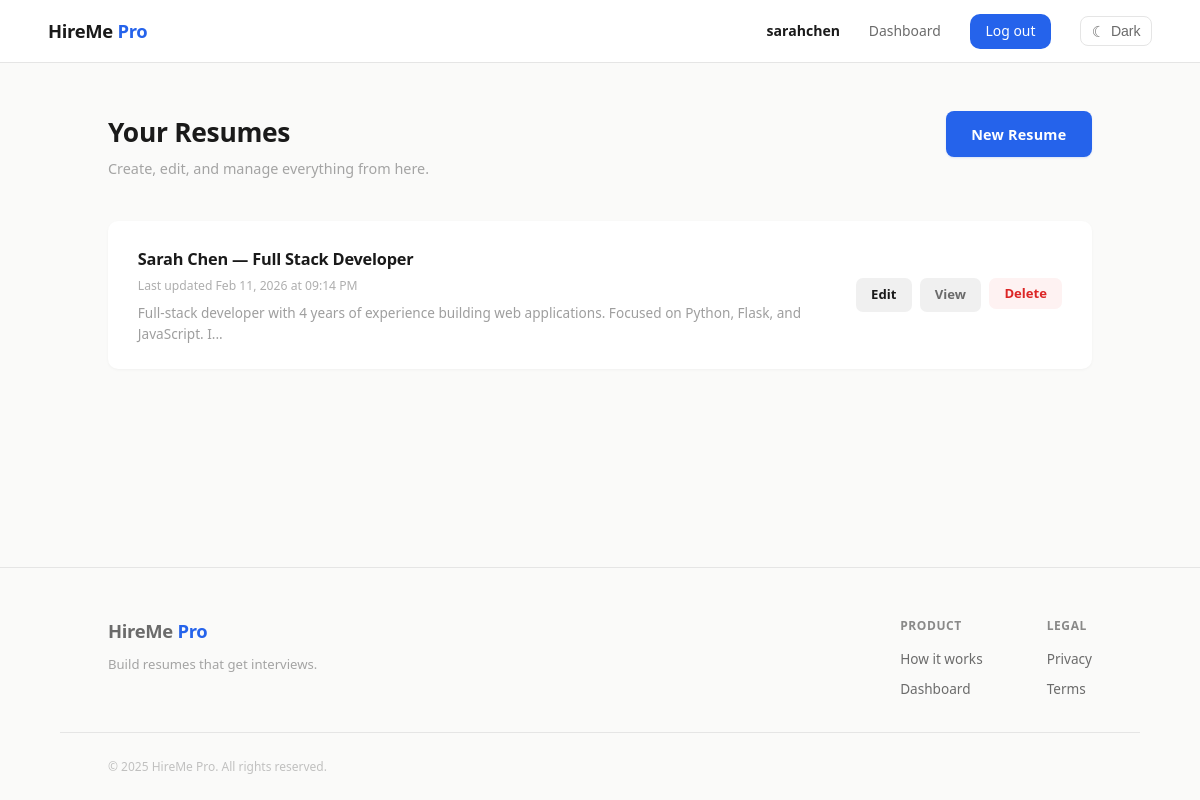
The app's page /dashboard (signed in) with its own data.
### app/models.py (models this page shows, shortened)
class User(UserMixin, db.Model):
    __tablename__ = "users"
    id = db.Column(db.Integer, primary_key=True)
    username = db.Column(db.String(80), unique=True, nullable=False)
    email = db.Column(db.String(120), unique=True, nullable=False, index=True)
    password_hash = db.Column(db.String(256), nullable=False)
    created_at = db.Column(db.DateTime, default=datetime.utcnow)
    resumes = db.relationship(
        "Resume", backref="owner", lazy=True, cascade="all, delete-orphan"
    )

class Resume(db.Model):
    __tablename__ = "resumes"
    id = db.Column(db.Integer, primary_key=True)
    user_id = db.Column(db.Integer, db.ForeignKey("users.id"), nullable=False)
    title = db.Column(db.String(150), nullable=False, default="Untitled Resume")
    summary = db.Column(db.Text, default="")
    created_at = db.Column(db.DateTime, default=datetime.utcnow)
    updated_at = db.Column(db.DateTime, default=datetime.utcnow, onupdate=datetime.utcnow)
    educations = db.relationship(
        "Education", backref="resume", lazy=True, cascade="all, delete-orphan"
    )
    experiences = db.relationship(
        "Experience", backref="resume", lazy=True, cascade="all, delete-orphan"
    )
    skills = db.relationship(
        "Skill", backref="resume", lazy=True, cascade="all, delete-orphan"
    )

### app/routes.py (the view)
@main.route("/dashboard")
@login_required
def dashboard():
    resumes = (
        Resume.query
        .filter_by(user_id=current_user.id)
        .order_by(Resume.updated_at.desc())
        .all()
    )
    return render_template("dashboard.html", resumes=resumes)

### app/models.py (called while the page is built)
@login_manager.user_loader
def load_user(user_id):
    return User.query.get(int(user_id))

### app/templates/dashboard.html (shortened to what this page needs)
{% extends "base.html" %}
{% block content %}
<section class="dashboard">
    <div class="dashboard-header">
        <div>
            <h1>Your Resumes</h1>
            <p class="dashboard-subtitle">Create, edit, and manage everything from here.</p>
        </div>
        <a href="{{ url_for('main.create_resume') }}" class="btn-primary">New Resume</a>
    </div>
    {% if resumes %}
        <div class="resume-list">
            {% for resume in resumes %}
                <div class="resume-card">
                    <div class="resume-card-body">
                        <h3>{{ resume.title }}</h3>
                        <p class="resume-meta">
                            Last updated {{ resume.updated_at.strftime('%b %d, %Y at %I:%M %p') }}
                        </p>
                        {% if resume.summary %}
                            <p class="resume-summary">{{ resume.summary[:120] }}{% if resume.summary|length > 120 %}...{% endif %}</p>
                        {% endif %}
                    </div>
                    <div class="resume-card-actions">
                        <a href="{{ url_for('main.builder', id=resume.id) }}" class="btn-sm btn-edit">Edit</a>
                        <a href="{{ url_for('main.resume_detail', id=resume.id) }}" class="btn-sm btn-back">View</a>
                        <form method="POST" action="{{ url_for('main.delete_resume', id=resume.id) }}" class="inline-form"
                              onsubmit="return confirm('Delete this resume? This cannot be undone.');">
                            <button type="submit" class="btn-sm btn-delete">Delete</button>
                        </form>
                    </div>
                </div>
            {% endfor %}
        </div>
    {% else %}
        <div class="empty-state">
            <h2>Nothing here yet</h2>
            <p>You have not created any resumes. Start your first one — it only takes a minute.</p>
            <a href="{{ url_for('main.create_resume') }}" class="btn-primary">Create your first resume</a>
        </div>
    {% endif %}
</section>
{% endblock %}

### app/templates/base.html (shortened to what this page needs)
<!DOCTYPE html>
<html lang="en">
<head>
    <link rel="stylesheet" href="{{ url_for('static', filename='css/main.css') }}">
</head>
<body>
    <nav class="navbar">
        <a href="{{ url_for('main.home') }}" class="logo">HireMe <span>Pro</span></a>
        <div class="nav-links">
            {% if current_user.is_authenticated %}
                <span class="nav-user">{{ current_user.username }}</span>
                <a href="{{ url_for('main.dashboard') }}">Dashboard</a>
                <a href="{{ url_for('main.logout') }}" class="btn-nav">Log out</a>
            {% else %}
                <a href="{{ url_for('main.login') }}">Log in</a>
                <a href="{{ url_for('main.register') }}" class="btn-nav">Sign up</a>
            {% endif %}
            <button id="theme-toggle" class="theme-toggle" type="button" aria-label="Toggle theme">
                <span class="toggle-icon">&#9790;</span>
                <span class="toggle-label">Dark</span>
            </button>
        </div>
    </nav>
    <main class="container">
        {% block content %}{% endblock %}
    </main>
    <footer class="site-footer">
        <div class="footer-inner">
            <div class="footer-brand">
                <a href="{{ url_for('main.home') }}" class="logo">HireMe <span>Pro</span></a>
                <p>Build resumes that get interviews.</p>
            </div>
            <div class="footer-links">
                <div class="footer-col">
                    <h4>Product</h4>
                    <a href="{{ url_for('main.home') }}#how-it-works">How it works</a>
                    {% if current_user.is_authenticated %}
                        <a href="{{ url_for('main.dashboard') }}">Dashboard</a>
                    {% else %}
                        <a href="{{ url_for('main.register') }}">Sign up</a>
                        <a href="{{ url_for('main.login') }}">Log in</a>
                    {% endif %}
                </div>
                <div class="footer-col">
                    <h4>Legal</h4>
                    <a href="#">Privacy</a>
                    <a href="#">Terms</a>
                </div>
            </div>
        </div>
        <div class="footer-bottom">
            <p>&copy; 2025 HireMe Pro. All rights reserved.</p>
        </div>
    </footer>
</body>
</html>

### records on screen
User: username "sarahchen"
Resume: title "Sarah Chen — Full Stack Developer", updated_at "Feb 11, 2026 at 09:14 PM", summary "Full-stack developer with 4 years of experience building web applications. Focused on Python, Flask, and JavaScript. I"
